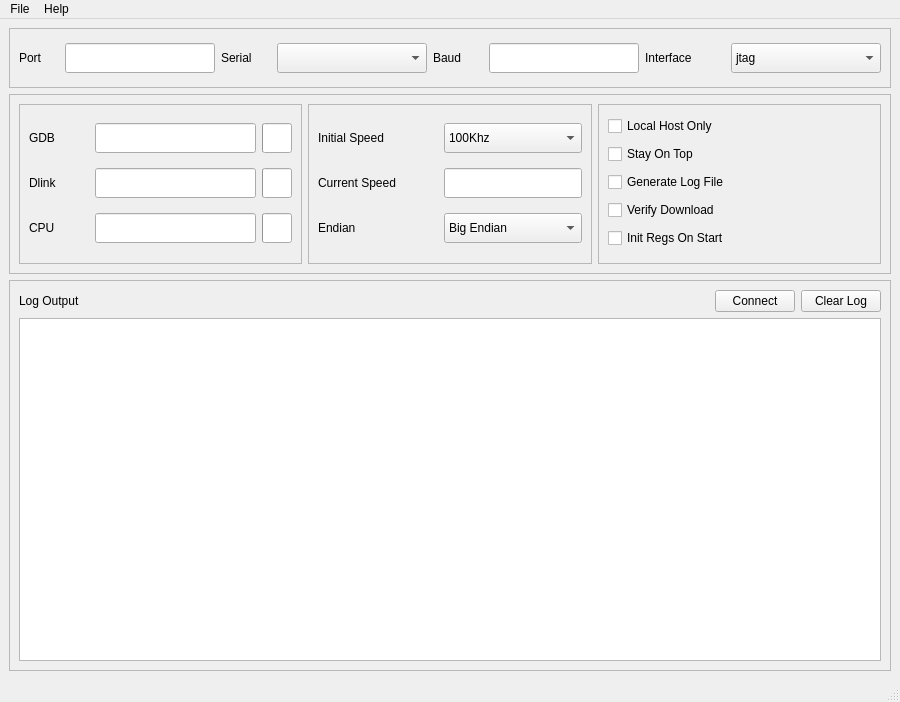
<?xml version="1.0" encoding="UTF-8"?>
<ui version="4.0">
 <class>MainWindow</class>
 <widget class="QMainWindow" name="MainWindow">
  <property name="geometry">
   <rect>
    <x>0</x>
    <y>0</y>
    <width>900</width>
    <height>702</height>
   </rect>
  </property>
  <property name="minimumSize">
   <size>
    <width>900</width>
    <height>600</height>
   </size>
  </property>
  <property name="windowTitle">
   <string>MainWindow</string>
  </property>
  <widget class="QWidget" name="centralwidget">
   <layout class="QGridLayout" name="gridLayout">
    <item row="0" column="0">
     <layout class="QVBoxLayout" name="verticalLayout" stretch="0,0,1">
      <item>
       <widget class="QScrollArea" name="scrollArea_Top">
        <property name="sizePolicy">
         <sizepolicy hsizetype="Expanding" vsizetype="Fixed">
          <horstretch>0</horstretch>
          <verstretch>0</verstretch>
         </sizepolicy>
        </property>
        <property name="minimumSize">
         <size>
          <width>0</width>
          <height>60</height>
         </size>
        </property>
        <property name="maximumSize">
         <size>
          <width>16777215</width>
          <height>60</height>
         </size>
        </property>
        <property name="widgetResizable">
         <bool>true</bool>
        </property>
        <widget class="QWidget" name="scrollAreaWidgetContents_5">
         <property name="geometry">
          <rect>
           <x>0</x>
           <y>0</y>
           <width>878</width>
           <height>58</height>
          </rect>
         </property>
         <layout class="QHBoxLayout" name="horizontalLayout_10" stretch="0,1,0,1,0,1,0,1">
          <item>
           <widget class="QLabel" name="label_Port">
            <property name="sizePolicy">
             <sizepolicy hsizetype="Fixed" vsizetype="Fixed">
              <horstretch>0</horstretch>
              <verstretch>0</verstretch>
             </sizepolicy>
            </property>
            <property name="minimumSize">
             <size>
              <width>40</width>
              <height>30</height>
             </size>
            </property>
            <property name="maximumSize">
             <size>
              <width>40</width>
              <height>30</height>
             </size>
            </property>
            <property name="text">
             <string>Port</string>
            </property>
           </widget>
          </item>
          <item>
           <widget class="QLineEdit" name="lineEdit_Port">
            <property name="minimumSize">
             <size>
              <width>90</width>
              <height>30</height>
             </size>
            </property>
            <property name="maximumSize">
             <size>
              <width>16777215</width>
              <height>30</height>
             </size>
            </property>
            <property name="frame">
             <bool>true</bool>
            </property>
            <property name="dragEnabled">
             <bool>false</bool>
            </property>
            <property name="readOnly">
             <bool>false</bool>
            </property>
           </widget>
          </item>
          <item>
           <widget class="QLabel" name="label_Serial">
            <property name="sizePolicy">
             <sizepolicy hsizetype="Fixed" vsizetype="Fixed">
              <horstretch>0</horstretch>
              <verstretch>0</verstretch>
             </sizepolicy>
            </property>
            <property name="minimumSize">
             <size>
              <width>50</width>
              <height>30</height>
             </size>
            </property>
            <property name="maximumSize">
             <size>
              <width>50</width>
              <height>30</height>
             </size>
            </property>
            <property name="text">
             <string>Serial</string>
            </property>
           </widget>
          </item>
          <item>
           <widget class="QComboBox" name="comboBox_Serial">
            <property name="sizePolicy">
             <sizepolicy hsizetype="Expanding" vsizetype="Fixed">
              <horstretch>0</horstretch>
              <verstretch>0</verstretch>
             </sizepolicy>
            </property>
            <property name="minimumSize">
             <size>
              <width>90</width>
              <height>30</height>
             </size>
            </property>
            <property name="maximumSize">
             <size>
              <width>16777215</width>
              <height>30</height>
             </size>
            </property>
           </widget>
          </item>
          <item>
           <widget class="QLabel" name="label_Baud">
            <property name="sizePolicy">
             <sizepolicy hsizetype="Fixed" vsizetype="Fixed">
              <horstretch>0</horstretch>
              <verstretch>0</verstretch>
             </sizepolicy>
            </property>
            <property name="minimumSize">
             <size>
              <width>50</width>
              <height>30</height>
             </size>
            </property>
            <property name="maximumSize">
             <size>
              <width>50</width>
              <height>30</height>
             </size>
            </property>
            <property name="text">
             <string>Baud</string>
            </property>
           </widget>
          </item>
          <item>
           <widget class="QLineEdit" name="lineEdit_Baud">
            <property name="minimumSize">
             <size>
              <width>90</width>
              <height>30</height>
             </size>
            </property>
            <property name="maximumSize">
             <size>
              <width>16777215</width>
              <height>30</height>
             </size>
            </property>
            <property name="frame">
             <bool>true</bool>
            </property>
            <property name="dragEnabled">
             <bool>false</bool>
            </property>
            <property name="readOnly">
             <bool>false</bool>
            </property>
           </widget>
          </item>
          <item>
           <widget class="QLabel" name="label_Interface">
            <property name="sizePolicy">
             <sizepolicy hsizetype="Fixed" vsizetype="Fixed">
              <horstretch>0</horstretch>
              <verstretch>0</verstretch>
             </sizepolicy>
            </property>
            <property name="minimumSize">
             <size>
              <width>80</width>
              <height>30</height>
             </size>
            </property>
            <property name="maximumSize">
             <size>
              <width>80</width>
              <height>30</height>
             </size>
            </property>
            <property name="text">
             <string>Interface</string>
            </property>
           </widget>
          </item>
          <item>
           <widget class="QComboBox" name="comboBox_Interface">
            <property name="sizePolicy">
             <sizepolicy hsizetype="Expanding" vsizetype="Fixed">
              <horstretch>0</horstretch>
              <verstretch>0</verstretch>
             </sizepolicy>
            </property>
            <property name="minimumSize">
             <size>
              <width>90</width>
              <height>30</height>
             </size>
            </property>
            <property name="maximumSize">
             <size>
              <width>16777215</width>
              <height>30</height>
             </size>
            </property>
            <item>
             <property name="text">
              <string>jtag</string>
             </property>
            </item>
            <item>
             <property name="text">
              <string>cjtag</string>
             </property>
            </item>
           </widget>
          </item>
         </layout>
        </widget>
       </widget>
      </item>
      <item>
       <widget class="QScrollArea" name="scrollArea_Up">
        <property name="sizePolicy">
         <sizepolicy hsizetype="Expanding" vsizetype="Fixed">
          <horstretch>0</horstretch>
          <verstretch>0</verstretch>
         </sizepolicy>
        </property>
        <property name="minimumSize">
         <size>
          <width>0</width>
          <height>180</height>
         </size>
        </property>
        <property name="maximumSize">
         <size>
          <width>16777215</width>
          <height>180</height>
         </size>
        </property>
        <property name="widgetResizable">
         <bool>true</bool>
        </property>
        <widget class="QWidget" name="scrollAreaWidgetContents_Up">
         <property name="geometry">
          <rect>
           <x>0</x>
           <y>0</y>
           <width>878</width>
           <height>178</height>
          </rect>
         </property>
         <layout class="QHBoxLayout" name="horizontalLayout_6" stretch="1,1,1">
          <item>
           <widget class="QScrollArea" name="scrollArea">
            <property name="widgetResizable">
             <bool>true</bool>
            </property>
            <widget class="QWidget" name="scrollAreaWidgetContents">
             <property name="geometry">
              <rect>
               <x>0</x>
               <y>0</y>
               <width>281</width>
               <height>158</height>
              </rect>
             </property>
             <layout class="QVBoxLayout" name="verticalLayout_2">
              <item>
               <layout class="QHBoxLayout" name="horizontalLayout_2">
                <item>
                 <widget class="QLabel" name="label_GDB">
                  <property name="sizePolicy">
                   <sizepolicy hsizetype="Fixed" vsizetype="Fixed">
                    <horstretch>0</horstretch>
                    <verstretch>0</verstretch>
                   </sizepolicy>
                  </property>
                  <property name="minimumSize">
                   <size>
                    <width>60</width>
                    <height>30</height>
                   </size>
                  </property>
                  <property name="maximumSize">
                   <size>
                    <width>60</width>
                    <height>30</height>
                   </size>
                  </property>
                  <property name="text">
                   <string>GDB</string>
                  </property>
                 </widget>
                </item>
                <item>
                 <widget class="QLineEdit" name="lineEdit_GDB">
                  <property name="minimumSize">
                   <size>
                    <width>0</width>
                    <height>30</height>
                   </size>
                  </property>
                  <property name="maximumSize">
                   <size>
                    <width>16777215</width>
                    <height>30</height>
                   </size>
                  </property>
                  <property name="readOnly">
                   <bool>true</bool>
                  </property>
                 </widget>
                </item>
                <item>
                 <widget class="QProgressBar" name="progressBar_GDB">
                  <property name="sizePolicy">
                   <sizepolicy hsizetype="Fixed" vsizetype="Fixed">
                    <horstretch>0</horstretch>
                    <verstretch>0</verstretch>
                   </sizepolicy>
                  </property>
                  <property name="minimumSize">
                   <size>
                    <width>30</width>
                    <height>30</height>
                   </size>
                  </property>
                  <property name="maximumSize">
                   <size>
                    <width>30</width>
                    <height>30</height>
                   </size>
                  </property>
                  <property name="value">
                   <number>0</number>
                  </property>
                  <property name="textVisible">
                   <bool>false</bool>
                  </property>
                 </widget>
                </item>
               </layout>
              </item>
              <item>
               <layout class="QHBoxLayout" name="horizontalLayout_4">
                <item>
                 <widget class="QLabel" name="label_Dlink">
                  <property name="sizePolicy">
                   <sizepolicy hsizetype="Fixed" vsizetype="Fixed">
                    <horstretch>0</horstretch>
                    <verstretch>0</verstretch>
                   </sizepolicy>
                  </property>
                  <property name="minimumSize">
                   <size>
                    <width>60</width>
                    <height>30</height>
                   </size>
                  </property>
                  <property name="maximumSize">
                   <size>
                    <width>60</width>
                    <height>30</height>
                   </size>
                  </property>
                  <property name="text">
                   <string>Dlink</string>
                  </property>
                 </widget>
                </item>
                <item>
                 <widget class="QLineEdit" name="lineEdit_Dlink">
                  <property name="minimumSize">
                   <size>
                    <width>0</width>
                    <height>30</height>
                   </size>
                  </property>
                  <property name="maximumSize">
                   <size>
                    <width>16777215</width>
                    <height>30</height>
                   </size>
                  </property>
                  <property name="readOnly">
                   <bool>true</bool>
                  </property>
                 </widget>
                </item>
                <item>
                 <widget class="QProgressBar" name="progressBar_Dlink">
                  <property name="sizePolicy">
                   <sizepolicy hsizetype="Fixed" vsizetype="Fixed">
                    <horstretch>0</horstretch>
                    <verstretch>0</verstretch>
                   </sizepolicy>
                  </property>
                  <property name="minimumSize">
                   <size>
                    <width>30</width>
                    <height>30</height>
                   </size>
                  </property>
                  <property name="maximumSize">
                   <size>
                    <width>30</width>
                    <height>30</height>
                   </size>
                  </property>
                  <property name="value">
                   <number>0</number>
                  </property>
                  <property name="textVisible">
                   <bool>false</bool>
                  </property>
                 </widget>
                </item>
               </layout>
              </item>
              <item>
               <layout class="QHBoxLayout" name="horizontalLayout_5">
                <item>
                 <widget class="QLabel" name="label_CPU">
                  <property name="sizePolicy">
                   <sizepolicy hsizetype="Fixed" vsizetype="Fixed">
                    <horstretch>0</horstretch>
                    <verstretch>0</verstretch>
                   </sizepolicy>
                  </property>
                  <property name="minimumSize">
                   <size>
                    <width>60</width>
                    <height>30</height>
                   </size>
                  </property>
                  <property name="maximumSize">
                   <size>
                    <width>60</width>
                    <height>30</height>
                   </size>
                  </property>
                  <property name="text">
                   <string>CPU</string>
                  </property>
                 </widget>
                </item>
                <item>
                 <widget class="QLineEdit" name="lineEdit_CPU">
                  <property name="minimumSize">
                   <size>
                    <width>0</width>
                    <height>30</height>
                   </size>
                  </property>
                  <property name="maximumSize">
                   <size>
                    <width>16777215</width>
                    <height>30</height>
                   </size>
                  </property>
                  <property name="readOnly">
                   <bool>true</bool>
                  </property>
                 </widget>
                </item>
                <item>
                 <widget class="QProgressBar" name="progressBar_CPU">
                  <property name="sizePolicy">
                   <sizepolicy hsizetype="Fixed" vsizetype="Fixed">
                    <horstretch>0</horstretch>
                    <verstretch>0</verstretch>
                   </sizepolicy>
                  </property>
                  <property name="minimumSize">
                   <size>
                    <width>30</width>
                    <height>30</height>
                   </size>
                  </property>
                  <property name="maximumSize">
                   <size>
                    <width>30</width>
                    <height>30</height>
                   </size>
                  </property>
                  <property name="value">
                   <number>0</number>
                  </property>
                  <property name="textVisible">
                   <bool>false</bool>
                  </property>
                 </widget>
                </item>
               </layout>
              </item>
             </layout>
            </widget>
           </widget>
          </item>
          <item>
           <widget class="QScrollArea" name="scrollArea_2">
            <property name="widgetResizable">
             <bool>true</bool>
            </property>
            <widget class="QWidget" name="scrollAreaWidgetContents_2">
             <property name="geometry">
              <rect>
               <x>0</x>
               <y>0</y>
               <width>280</width>
               <height>158</height>
              </rect>
             </property>
             <layout class="QVBoxLayout" name="verticalLayout_4">
              <item>
               <layout class="QHBoxLayout" name="horizontalLayout_9">
                <item>
                 <widget class="QLabel" name="label_Initial_Speed">
                  <property name="sizePolicy">
                   <sizepolicy hsizetype="Fixed" vsizetype="Fixed">
                    <horstretch>0</horstretch>
                    <verstretch>0</verstretch>
                   </sizepolicy>
                  </property>
                  <property name="minimumSize">
                   <size>
                    <width>120</width>
                    <height>30</height>
                   </size>
                  </property>
                  <property name="maximumSize">
                   <size>
                    <width>120</width>
                    <height>30</height>
                   </size>
                  </property>
                  <property name="text">
                   <string>Initial Speed</string>
                  </property>
                 </widget>
                </item>
                <item>
                 <widget class="QComboBox" name="comboBox_Initial_Speed">
                  <property name="sizePolicy">
                   <sizepolicy hsizetype="Expanding" vsizetype="Fixed">
                    <horstretch>0</horstretch>
                    <verstretch>0</verstretch>
                   </sizepolicy>
                  </property>
                  <property name="minimumSize">
                   <size>
                    <width>0</width>
                    <height>30</height>
                   </size>
                  </property>
                  <property name="maximumSize">
                   <size>
                    <width>16777215</width>
                    <height>30</height>
                   </size>
                  </property>
                  <item>
                   <property name="text">
                    <string>100Khz</string>
                   </property>
                  </item>
                  <item>
                   <property name="text">
                    <string>200Khz</string>
                   </property>
                  </item>
                  <item>
                   <property name="text">
                    <string>500Khz</string>
                   </property>
                  </item>
                  <item>
                   <property name="text">
                    <string>1000Khz</string>
                   </property>
                  </item>
                  <item>
                   <property name="text">
                    <string>2000Khz</string>
                   </property>
                  </item>
                  <item>
                   <property name="text">
                    <string>5000Khz</string>
                   </property>
                  </item>
                  <item>
                   <property name="text">
                    <string>10000Khz</string>
                   </property>
                  </item>
                  <item>
                   <property name="text">
                    <string>20000Khz</string>
                   </property>
                  </item>
                  <item>
                   <property name="text">
                    <string>50000Khz</string>
                   </property>
                  </item>
                 </widget>
                </item>
               </layout>
              </item>
              <item>
               <layout class="QHBoxLayout" name="horizontalLayout_8">
                <item>
                 <widget class="QLabel" name="label_Current_Speed">
                  <property name="sizePolicy">
                   <sizepolicy hsizetype="Fixed" vsizetype="Fixed">
                    <horstretch>0</horstretch>
                    <verstretch>0</verstretch>
                   </sizepolicy>
                  </property>
                  <property name="minimumSize">
                   <size>
                    <width>120</width>
                    <height>30</height>
                   </size>
                  </property>
                  <property name="maximumSize">
                   <size>
                    <width>120</width>
                    <height>30</height>
                   </size>
                  </property>
                  <property name="text">
                   <string>Current Speed</string>
                  </property>
                 </widget>
                </item>
                <item>
                 <widget class="QLineEdit" name="lineEdit_Current_Speed">
                  <property name="minimumSize">
                   <size>
                    <width>0</width>
                    <height>30</height>
                   </size>
                  </property>
                  <property name="maximumSize">
                   <size>
                    <width>16777215</width>
                    <height>30</height>
                   </size>
                  </property>
                  <property name="readOnly">
                   <bool>true</bool>
                  </property>
                 </widget>
                </item>
               </layout>
              </item>
              <item>
               <layout class="QHBoxLayout" name="horizontalLayout_7">
                <item>
                 <widget class="QLabel" name="label_Endian">
                  <property name="sizePolicy">
                   <sizepolicy hsizetype="Fixed" vsizetype="Fixed">
                    <horstretch>0</horstretch>
                    <verstretch>0</verstretch>
                   </sizepolicy>
                  </property>
                  <property name="minimumSize">
                   <size>
                    <width>120</width>
                    <height>30</height>
                   </size>
                  </property>
                  <property name="maximumSize">
                   <size>
                    <width>120</width>
                    <height>30</height>
                   </size>
                  </property>
                  <property name="text">
                   <string>Endian</string>
                  </property>
                 </widget>
                </item>
                <item>
                 <widget class="QComboBox" name="comboBox_Endian">
                  <property name="sizePolicy">
                   <sizepolicy hsizetype="Expanding" vsizetype="Fixed">
                    <horstretch>0</horstretch>
                    <verstretch>0</verstretch>
                   </sizepolicy>
                  </property>
                  <property name="minimumSize">
                   <size>
                    <width>0</width>
                    <height>30</height>
                   </size>
                  </property>
                  <property name="maximumSize">
                   <size>
                    <width>16777215</width>
                    <height>30</height>
                   </size>
                  </property>
                  <item>
                   <property name="text">
                    <string>Big Endian</string>
                   </property>
                  </item>
                  <item>
                   <property name="text">
                    <string>Little Endian</string>
                   </property>
                  </item>
                 </widget>
                </item>
               </layout>
              </item>
             </layout>
            </widget>
           </widget>
          </item>
          <item>
           <widget class="QScrollArea" name="scrollArea_3">
            <property name="widgetResizable">
             <bool>true</bool>
            </property>
            <widget class="QWidget" name="scrollAreaWidgetContents_3">
             <property name="geometry">
              <rect>
               <x>0</x>
               <y>0</y>
               <width>281</width>
               <height>158</height>
              </rect>
             </property>
             <layout class="QVBoxLayout" name="verticalLayout_5">
              <item>
               <widget class="QCheckBox" name="checkBox_Local_Host_Only">
                <property name="sizePolicy">
                 <sizepolicy hsizetype="Expanding" vsizetype="Fixed">
                  <horstretch>0</horstretch>
                  <verstretch>0</verstretch>
                 </sizepolicy>
                </property>
                <property name="minimumSize">
                 <size>
                  <width>0</width>
                  <height>20</height>
                 </size>
                </property>
                <property name="maximumSize">
                 <size>
                  <width>16777215</width>
                  <height>20</height>
                 </size>
                </property>
                <property name="text">
                 <string>Local Host Only</string>
                </property>
               </widget>
              </item>
              <item>
               <widget class="QCheckBox" name="checkBox_Stay_On_Top">
                <property name="sizePolicy">
                 <sizepolicy hsizetype="Expanding" vsizetype="Fixed">
                  <horstretch>0</horstretch>
                  <verstretch>0</verstretch>
                 </sizepolicy>
                </property>
                <property name="minimumSize">
                 <size>
                  <width>0</width>
                  <height>20</height>
                 </size>
                </property>
                <property name="maximumSize">
                 <size>
                  <width>16777215</width>
                  <height>20</height>
                 </size>
                </property>
                <property name="text">
                 <string>Stay On Top</string>
                </property>
               </widget>
              </item>
              <item>
               <widget class="QCheckBox" name="checkBox_Generate_Log_File">
                <property name="sizePolicy">
                 <sizepolicy hsizetype="Expanding" vsizetype="Fixed">
                  <horstretch>0</horstretch>
                  <verstretch>0</verstretch>
                 </sizepolicy>
                </property>
                <property name="minimumSize">
                 <size>
                  <width>0</width>
                  <height>20</height>
                 </size>
                </property>
                <property name="maximumSize">
                 <size>
                  <width>16777215</width>
                  <height>20</height>
                 </size>
                </property>
                <property name="text">
                 <string>Generate Log File</string>
                </property>
               </widget>
              </item>
              <item>
               <widget class="QCheckBox" name="checkBox_Verify_Download">
                <property name="sizePolicy">
                 <sizepolicy hsizetype="Expanding" vsizetype="Fixed">
                  <horstretch>0</horstretch>
                  <verstretch>0</verstretch>
                 </sizepolicy>
                </property>
                <property name="minimumSize">
                 <size>
                  <width>0</width>
                  <height>20</height>
                 </size>
                </property>
                <property name="maximumSize">
                 <size>
                  <width>16777215</width>
                  <height>20</height>
                 </size>
                </property>
                <property name="text">
                 <string>Verify Download</string>
                </property>
               </widget>
              </item>
              <item>
               <widget class="QCheckBox" name="checkBox_Init_Regs_On_Start">
                <property name="sizePolicy">
                 <sizepolicy hsizetype="Expanding" vsizetype="Fixed">
                  <horstretch>0</horstretch>
                  <verstretch>0</verstretch>
                 </sizepolicy>
                </property>
                <property name="minimumSize">
                 <size>
                  <width>0</width>
                  <height>20</height>
                 </size>
                </property>
                <property name="maximumSize">
                 <size>
                  <width>16777215</width>
                  <height>20</height>
                 </size>
                </property>
                <property name="text">
                 <string>Init Regs On Start</string>
                </property>
               </widget>
              </item>
             </layout>
            </widget>
           </widget>
          </item>
         </layout>
        </widget>
       </widget>
      </item>
      <item>
       <widget class="QScrollArea" name="scrollArea_Down">
        <property name="widgetResizable">
         <bool>true</bool>
        </property>
        <widget class="QWidget" name="scrollAreaWidgetContents_Down">
         <property name="geometry">
          <rect>
           <x>0</x>
           <y>0</y>
           <width>878</width>
           <height>370</height>
          </rect>
         </property>
         <layout class="QHBoxLayout" name="horizontalLayout_3">
          <item>
           <layout class="QVBoxLayout" name="verticalLayout_3">
            <item>
             <layout class="QHBoxLayout" name="horizontalLayout">
              <item>
               <widget class="QLabel" name="label_LogOutput">
                <property name="sizePolicy">
                 <sizepolicy hsizetype="Expanding" vsizetype="Preferred">
                  <horstretch>0</horstretch>
                  <verstretch>0</verstretch>
                 </sizepolicy>
                </property>
                <property name="text">
                 <string>Log Output</string>
                </property>
               </widget>
              </item>
              <item>
               <widget class="QPushButton" name="pushButton_Connect">
                <property name="text">
                 <string>Connect</string>
                </property>
               </widget>
              </item>
              <item>
               <widget class="QPushButton" name="pushButton_ClearLog">
                <property name="sizePolicy">
                 <sizepolicy hsizetype="Preferred" vsizetype="Preferred">
                  <horstretch>0</horstretch>
                  <verstretch>0</verstretch>
                 </sizepolicy>
                </property>
                <property name="text">
                 <string>Clear Log</string>
                </property>
               </widget>
              </item>
             </layout>
            </item>
            <item>
             <widget class="QTextBrowser" name="textBrowser"/>
            </item>
           </layout>
          </item>
         </layout>
        </widget>
       </widget>
      </item>
     </layout>
    </item>
   </layout>
  </widget>
  <widget class="QMenuBar" name="menubar">
   <property name="geometry">
    <rect>
     <x>0</x>
     <y>0</y>
     <width>900</width>
     <height>32</height>
    </rect>
   </property>
   <widget class="QMenu" name="menuFile">
    <property name="title">
     <string>File</string>
    </property>
   </widget>
   <widget class="QMenu" name="menuHelp">
    <property name="title">
     <string>Help</string>
    </property>
   </widget>
   <addaction name="menuFile"/>
   <addaction name="menuHelp"/>
  </widget>
  <widget class="QStatusBar" name="statusbar">
   <property name="sizeGripEnabled">
    <bool>true</bool>
   </property>
  </widget>
 </widget>
 <resources/>
 <connections/>
</ui>
